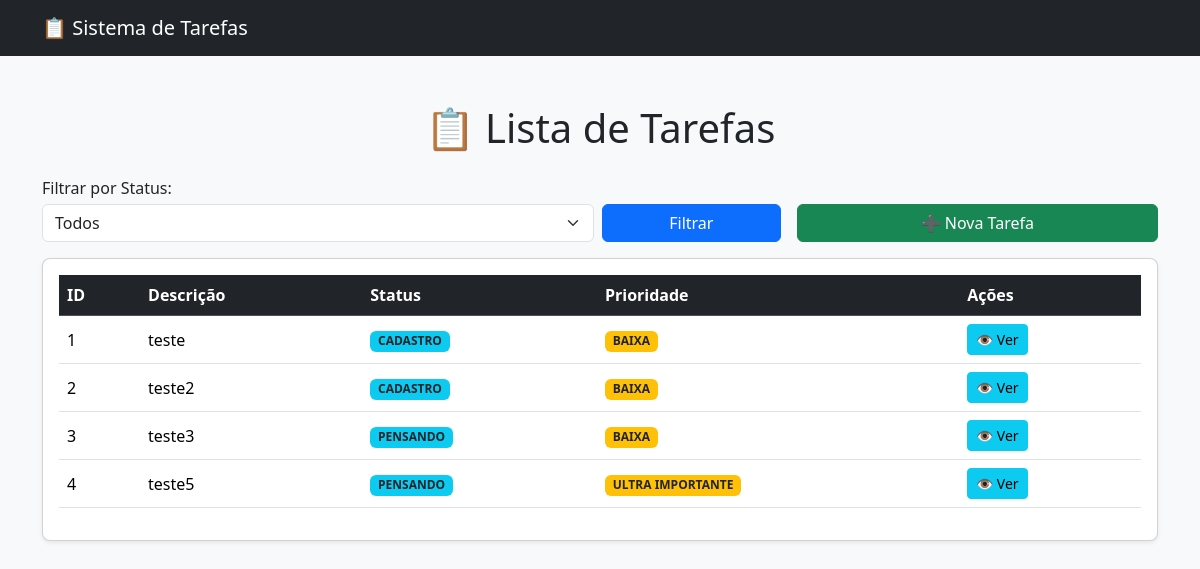
The app's page /Tarefas/Listar/, older data.
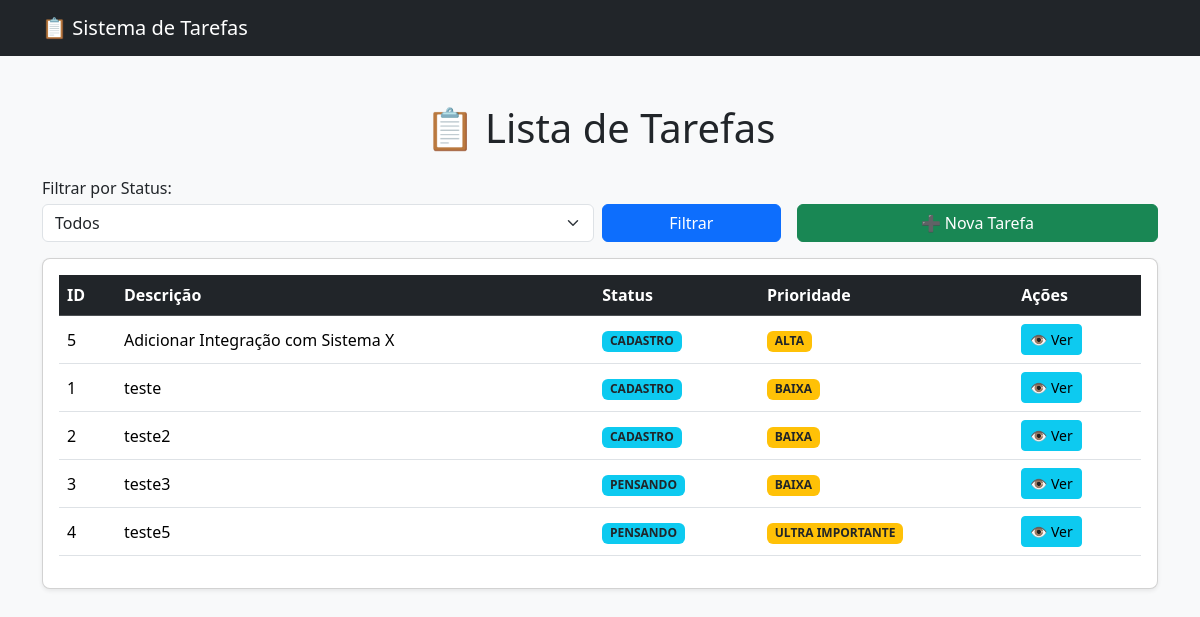
The same page, newer data.
### Tarefas/models.py (models this page shows, shortened)
class Tasks(models.Model):
    DESCRICAO = models.TextField(max_length=100)
    REGISTRADO = models.DateTimeField(default=now)
    PRIORIDADE = models.ForeignKey(Tasks_Prioridade, on_delete=models.CASCADE, related_name="PRIORIDADE")
    STATUS = models.ForeignKey(Tasks_Status, on_delete=models.CASCADE, related_name="STATUS")

class Tasks_Status(models.Model):
    DESCRICAO = models.TextField(max_length=100)

class Tasks_Prioridade(models.Model):
    DESCRICAO = models.TextField(max_length=100)

### Tarefas/views.py (the view)
# urls.py: path('Listar/', views.Listar_Tarefas,name='Listar'),
def Listar_Tarefas(request):
    status_list = Tasks_Status.objects.all()
    status_filter = request.GET.get("status")
    tarefas = Tasks.objects.select_related('STATUS', 'PRIORIDADE').order_by('DESCRICAO')
    if status_filter and status_filter != "todos":
        tarefas = tarefas.filter(STATUS_id=status_filter)
    return render(request, "Tarefas/Lista_Tarefa.html", {
        "tarefas": tarefas,
        "status_list": status_list,
        "status_filter": status_filter
    })

### Tarefas/templates/Tarefas/Lista_Tarefa.html (shortened to what this page needs)
{% load static %}
<!DOCTYPE html>
<html lang="pt-br">
<head>
  <link href="https://cdn.jsdelivr.net/npm/bootstrap@5.3.2/dist/css/bootstrap.min.css" rel="stylesheet">
</head>
<body class="bg-light">
  {% include 'partials/Header.html' %}
  <div class="container py-4">
    <h1 class="mb-4 text-center">📋 Lista de Tarefas</h1>
    <div class="row g-3 mb-3 align-items-end">
      <div class="col-md-8">
        <form method="get" class="row g-2 align-items-end">
          <div class="col-sm-9">
            <label for="status" class="form-label mb-1">Filtrar por Status:</label>
            <select name="status" id="status" class="form-select">
              <option value="todos">Todos</option>
            </select>
          </div>
          <div class="col-sm-3 col-auto align-self-end d-grid">
            <button type="submit" class="btn btn-primary">Filtrar</button>
          </div>
        </form>
      </div>
      <div class="col-md-4 text-md-end">
        <a href="{% url 'Cadastro' %}" class="btn btn-success w-100 w-md-auto">➕ Nova Tarefa</a>
      </div>
    </div>
    <div class="card shadow-sm rounded-3">
      <div class="card-body">
        <table class="table table-hover align-middle">
          <thead class="table-dark">
            <tr>
              <th>ID</th>
              <th>Descrição</th>
              <th>Status</th>
              <th>Prioridade</th>
              <th>Ações</th>
            </tr>
          </thead>
          <tbody>
            {% for tarefa in tarefas %}
              <tr>
                <td>{{ tarefa.id }}</td>
                <td>{{ tarefa.DESCRICAO }}</td>
                <td>
                  {% if tarefa.STATUS.DESCRICAO %}
                    <span class="badge bg-info text-dark">{{ tarefa.STATUS.DESCRICAO }}</span>
                  {% else %}
                    <span class="badge bg-secondary">Sem status</span>
                  {% endif %}
                </td>
                <td>
                  {% if tarefa.PRIORIDADE.DESCRICAO %}
                    <span class="badge bg-warning text-dark">{{ tarefa.PRIORIDADE.DESCRICAO }}</span>
                  {% else %}
                    <span class="badge bg-secondary">Sem prioridade</span>
                  {% endif %}
                </td>
                <td>
                  <a href="{% url 'Tarefa' tarefa.id %}" class="btn btn-sm btn-info">👁 Ver</a>
                </td>
              </tr>
            {% empty %}
              <tr>
                <td colspan="5" class="text-center text-muted">Nenhuma tarefa cadastrada.</td>
              </tr>
            {% endfor %}
          </tbody>
        </table>
      </div>
    </div>
  </div>
</body>
</html>

Row changes from the older to the newer data that the page shows:
added Tasks: id "5", DESCRICAO "Adicionar Integração com Sistema X", STATUS.DESCRICAO "CADASTRO", PRIORIDADE.DESCRICAO "ALTA"
